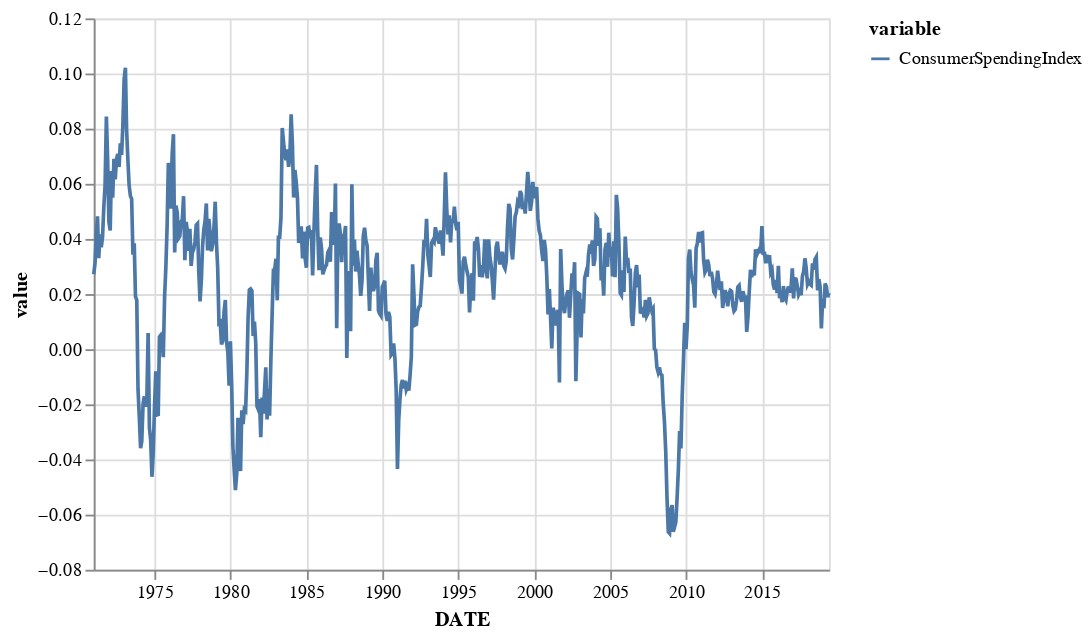

Notebook code for this chart:
### Code cell
data = consumer_index.reset_index().melt('DATE')

alt.Chart(data).mark_line().encode(
    x='DATE',
    y='value',
    color='variable'
)

### Figure 1 — Vega-Lite specification as saved in the notebook (floating-point values rounded to 4 significant figures; data arrays with more than 128 entries replaced by an {"elided": "..."} marker saying what was removed)
{"$schema": "https://vega.github.io/schema/vega-lite/v3.3.0.json", "config": {"mark": {"tooltip": null}, "view": {"height": 300, "width": 400}}, "data": {"name": "data-e211ddf28d7a7854ede58888f70d8f37"}, "datasets": {"data-e211ddf28d7a7854ede58888f70d8f37": {"elided": "582 records"}}, "encoding": {"color": {"field": "variable", "type": "nominal"}, "x": {"field": "DATE", "type": "temporal"}, "y": {"field": "value", "type": "quantitative"}}, "mark": "line"}
